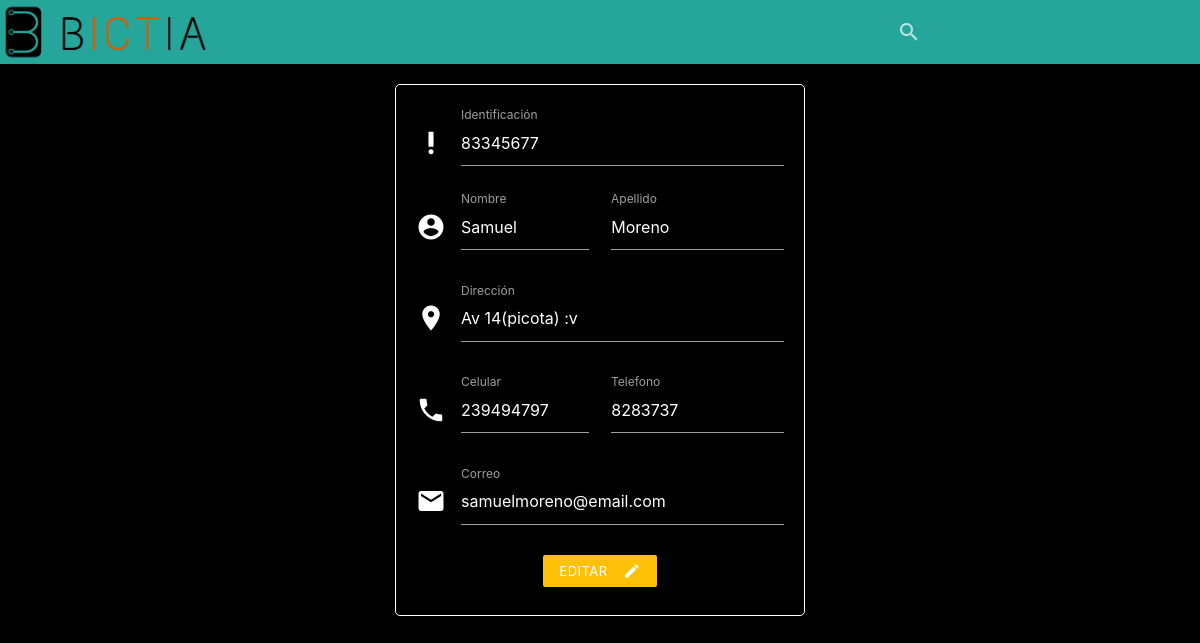
The app's page /editar.php?identificacion=83345677 with its own data.
### tables this page shows
CREATE TABLE `personas` (
  `identificacion` int(11) NOT NULL,
  `nombre` varchar(255) NOT NULL,
  `apellido` varchar(255) NOT NULL,
  `direccion` varchar(255) NOT NULL,
  `celular` varchar(255) NOT NULL,
  `telefono` varchar(255) NOT NULL,
  `correo` varchar(255) NOT NULL
);

### editar.php (the view, shortened to what this page needs)
<?php
require('conexion.php');
$id = $_GET['identificacion'];
$sqlQuery = "SELECT * FROM personas where identificacion = $id";
$resultado = mysqli_query($conexion, $sqlQuery);
?>
<!DOCTYPE html>
<html lang="es">
<head>
    <link rel="stylesheet" href="https://cdnjs.cloudflare.com/ajax/libs/materialize/1.0.0/css/materialize.min.css">
    <link rel="stylesheet" href="estilos.css">
</head>
<body>
    <header>
        <nav>
            <div class="nav-wrapper teal lighten-1">
                <a href="#" class="brand-logo"><img src="files/BICTIA-horizontal.png" style="height: 64px;" alt="Logo Bictia"></a>
                <nav class="teal lighten-1">
                    <div id="nav-mobile" class="right hide-on-med-and-down nav-wrapper teal lighten-1" style="margin-right: 10px;">
                        <form>
                            <div class="input-field">
                                <input id="search" type="search" required>
                                <label class="label-icon" for="search"><i class="material-icons">search</i></label>
                                <i class="material-icons">close</i>
                            </div>
                        </form>
                    </div>
                </nav>
            </div>
        </nav>
    </header>
    <?php foreach ($resultado as $persona) : ?>
        <div class="contenedor">
            <form method="POST" action="crud.php" class="col s12 formulario">
                <div class="row campo">
                    <div class="input-field col s12 campo">
                        <i class="material-icons prefix">priority_high</i>
                        <input id="identificacion" type="text" name="identificacion" value="<?php echo $persona['identificacion']; ?>" class="validate" required>
                        <label for="identificacion">Identificación</label>
                    </div>
                </div>
                <div class="row campo">
                    <div class="input-field col s6">
                        <i class="material-icons prefix">account_circle</i>
                        <input id="nombre" type="text" name="nombre" value="<?php echo $persona['nombre']; ?>" class="validate" required>
                        <label for="nombre">Nombre</label>
                    </div>
                    <div class="input-field col s6">
                        <input id="apellido" type="text" name="apellido" value="<?php echo $persona['apellido']; ?>" class="validate" required>
                        <label for="apellido">Apellido</label>
                    </div>
                </div>
                <div class="row campo">
                    <div class="input-field col s12">
                        <i class="material-icons prefix">location_on</i>
                        <input id="direccion" type="text" name="direccion" value="<?php echo $persona['direccion']; ?>" class="validate" required>
                        <label for="direccion">Dirección</label>
                    </div>
                </div>
                <div class="row campo">
                    <div class="input-field col s6">
                        <i class="material-icons prefix">phone</i>
                        <input id="celular" type="tel" name="celular" value="<?php echo $persona['celular']; ?>" class="validate" required>
                        <label for="celular">Celular</label>
                    </div>
                    <div class="input-field col s6">
                        <input id="telefono" type="tel" name="telefono" value="<?php echo $persona['telefono']; ?>" class="validate" required>
                        <label for="telefono">Telefono</label>
                    </div>
                </div>
                <div class="row campo">
                    <div class="input-field col s12">
                        <i class="material-icons prefix">email</i>
                        <input id="correo" type="email" name="correo" value="<?php echo $persona['correo']; ?>" class="validate" required>
                        <label for="correo">Correo</label>
                    </div>
                </div>
                <div class="botones">
                    <button class="btn amber waves-effect waves-light btn-small" type="submit" name="action" value="editar">Editar
                        <i class="material-icons right">edit</i>
                    </button>
                </div>
            </form>
        </div>
    <?php endforeach ?>
</body>
</html>

### estilos.css (style rules this page uses)
body { background-color: black; }
.contenedor { width: 100%; display: flex; flex-direction: row; flex-wrap: wrap; justify-content: space-around; }
.formulario { margin: 20px; padding: 20px; width: 410px; background-color: black; border-radius: 5px; border: solid 1px white; }
.campo { margin-top: 0.5rem; margin-bottom: 0.5rem; }
.campo i, label, input { color: white; }
.botones { width: 100%; display: flex; flex-direction: row; flex-wrap: wrap; justify-content: space-around; margin-top: 0.5rem; margin-bottom: 0.5rem; margin-left: 0; margin-right: 0; }

### records on screen
personas: identificacion "83345677", nombre "Samuel", apellido "Moreno", direccion "Av 14(picota) :v", celular "239494797", telefono "8283737", correo "samuelmoreno@email.com"
